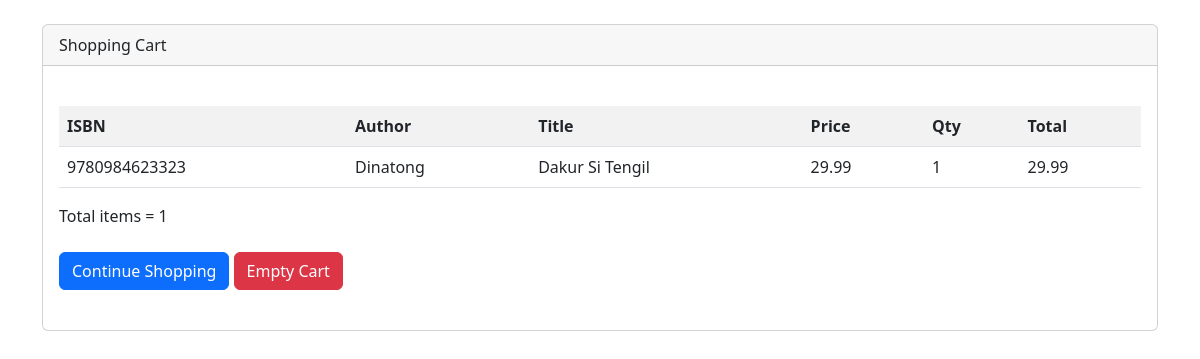
The app's page /show_cart.php?id=9780984623323 with its own data.
### tables this page shows
CREATE TABLE `books` (
  `isbn` char(13) NOT NULL,
  `author` char(30) NOT NULL,
  `title` char(60) NOT NULL,
  `price` float(4,2) NOT NULL,
  `categoryid` int(11) DEFAULT NULL
);

### show_cart.php (the view, shortened to what this page needs)
<?php
$id = $_GET['id'];
?>
<!doctype html>
<html lang="en">
  <head>
    <link href="https://cdn.jsdelivr.net/npm/bootstrap@5.2.1/dist/css/bootstrap.min.css" rel="stylesheet">
  </head>
  <body>
  <br>
<div class="container">
    <div class="card">
        <div class="card-header">Shopping Cart</div>
        <div class="card-body">
            <br>
            <table class="table table-striped">
                <tr>
                    <th>ISBN</th>
                    <th>Author</th>
                    <th>Title</th>
                    <th>Price</th>
                    <th>Qty</th>
                    <th>Total</th>
                </tr>
                <?php
                require_once('db_login.php');
                $sum_qty = 0;
                if (is_array($_SESSION['cart'])) {
                    foreach ($_SESSION['cart'] as $id => $quantity) {
                        $query = "SELECT * FROM books WHERE isbn = ?";
                        $stmt = $db->prepare($query);
                        $stmt->bind_param("s", $id);
                        if (!$stmt->execute()) {
                            die("Could not execute the query: " . $stmt->error);
                        }
                        $result = $stmt->get_result();
                        while ($row = $result->fetch_object()) {
                            echo '<tr>';
                            echo '<td>'.$row->isbn.'</td>';
                            echo '<td>'.$row->author.'</td>';
                            echo '<td>'.$row->title.'</td>';
                            echo '<td>'.$row->price.'</td>';
                            echo '<td>'.$quantity.'</td>';
                            $price = $row->price;
                            echo '<td>'.$price * $quantity.'</td>';
                            $sum_qty = $sum_qty + $quantity;
                        }
                    }
                } else {
                    echo '<tr><td colspan="6" align="center">There is no item in the shopping cart</td></tr>';
                }
                ?>
            </table>
            Total items = <?php echo $sum_qty; ?><br><br>
            <a class="btn btn-primary" href="view_books_detail.php">Continue Shopping</a>
            <a class="btn btn-danger" href="delete_cart.php">Empty Cart</a><br /><br />
        </div>
    </div>
</div>
  </body>
</html>

### records on screen
books: isbn "9780984623323", author "Dinatong", title "Dakur Si Tengil", price "29.99", quantity "1", $price*$quantity "29.99"

### other values on screen
$sum_qty "1"
